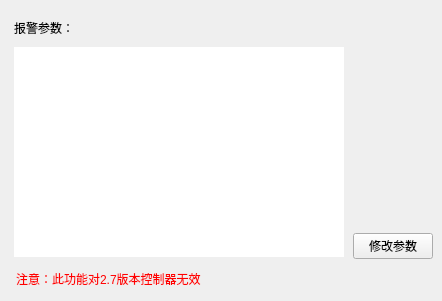
        <widget class="QWidget" name="tabAlarmPara">
         <attribute name="title">
          <string>报警参数</string>
         </attribute>
         <widget class="QWidget" name="layoutWidget">
          <property name="geometry">
           <rect>
            <x>14</x>
            <y>14</y>
            <width>419</width>
            <height>245</height>
           </rect>
          </property>
          <layout class="QHBoxLayout" name="horizontalLayout_35">
           <item>
            <layout class="QVBoxLayout" name="verticalLayout_37">
             <item>
              <layout class="QHBoxLayout" name="horizontalLayout_36">
               <item>
                <widget class="QLabel" name="label_13">
                 <property name="maximumSize">
                  <size>
                   <width>16777215</width>
                   <height>25</height>
                  </size>
                 </property>
                 <property name="text">
                  <string>报警参数：</string>
                 </property>
                </widget>
               </item>
               <item>
                <spacer name="horizontalSpacer_38">
                 <property name="orientation">
                  <enum>Qt::Horizontal</enum>
                 </property>
                 <property name="sizeHint" stdset="0">
                  <size>
                   <width>40</width>
                   <height>20</height>
                  </size>
                 </property>
                </spacer>
               </item>
              </layout>
             </item>
             <item>
              <widget class="QTableWidget" name="tableWidgetAlarmPara">
               <property name="minimumSize">
                <size>
                 <width>330</width>
                 <height>210</height>
                </size>
               </property>
               <property name="maximumSize">
                <size>
                 <width>330</width>
                 <height>210</height>
                </size>
               </property>
               <property name="focusPolicy">
                <enum>Qt::NoFocus</enum>
               </property>
               <property name="layoutDirection">
                <enum>Qt::LeftToRight</enum>
               </property>
               <property name="styleSheet">
                <string notr="true">border: 0px solid #B8B8B8;</string>
               </property>
               <property name="editTriggers">
                <set>QAbstractItemView::NoEditTriggers</set>
               </property>
               <property name="selectionMode">
                <enum>QAbstractItemView::NoSelection</enum>
               </property>
              </widget>
             </item>
            </layout>
           </item>
           <item>
            <layout class="QVBoxLayout" name="verticalLayout_38">
             <item>
              <spacer name="verticalSpacer_7">
               <property name="orientation">
                <enum>Qt::Vertical</enum>
               </property>
               <property name="sizeHint" stdset="0">
                <size>
                 <width>20</width>
                 <height>148</height>
                </size>
               </property>
              </spacer>
             </item>
             <item>
              <widget class="QPushButton" name="btnSetAlarmPara">
               <property name="text">
                <string>修改参数</string>
               </property>
              </widget>
             </item>
            </layout>
           </item>
          </layout>
         </widget>
         <widget class="QLabel" name="label_2">
          <property name="geometry">
           <rect>
            <x>16</x>
            <y>265</y>
            <width>417</width>
            <height>27</height>
           </rect>
          </property>
          <property name="styleSheet">
           <string notr="true">color: rgb(255, 0, 0);</string>
          </property>
          <property name="text">
           <string>注意：此功能对2.7版本控制器无效</string>
          </property>
         </widget>
        </widget>
